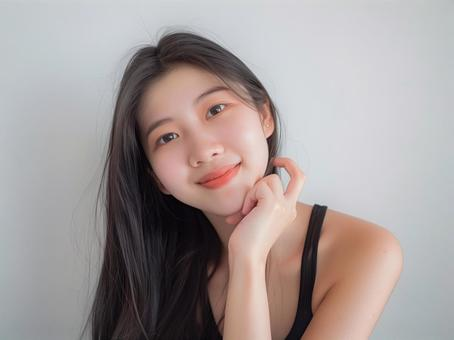
#> input picture backend/comfyui_input/pose_2c95b18829fb4e088dd29a41f635595a.png, 454 x 340 px
$ python generate_favicon.py ../backend/comfyui_input/pose_2c95b18829fb4e088dd29a41f635595a.png
#> lines starting #> are read from the running program, lines starting #| are printed output that depends on the picture
#!/usr/bin/env python3
"""
Generate favicon assets from a source image.

Usage:
  python scripts/generate_favicon.py path/to/source.png

Outputs into app/static/:
  - favicon.ico (16,32,48,64 embedded)
  - favicon.png (512x512)
  - favicon-32.png (32x32)
  - favicon-16.png (16x16)
  - apple-touch-icon.png (180x180)
"""
import sys
from pathlib import Path
from PIL import Image


def main():
    if len(sys.argv) < 2:
        print("Usage: python scripts/generate_favicon.py path/to/source.png")
        return 1

    src = Path(sys.argv[1])
    if not src.exists():
        print(f"Source not found: {src}")
        return 1

    out_dir = Path(__file__).resolve().parents[1] / 'app' / 'static'
    out_dir.mkdir(parents=True, exist_ok=True)

    im = Image.open(src).convert('RGBA')

    # Square crop-center if needed
    w, h = im.size
#> w = 454; h = 340
    if w != h:
        side = min(w, h)
#> side = 340
        left = (w - side) // 2
#> left = 57
        top = (h - side) // 2
#> top = 0
        im = im.crop((left, top, left + side, top + side))
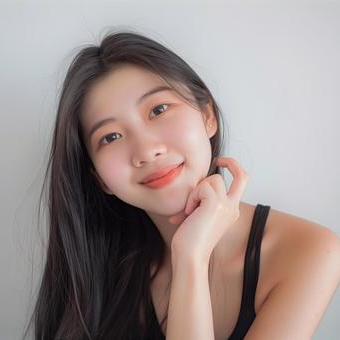
#> im: PIL image 340x340 RGBA; mean R, G, B, A 157.6, 143.5, 140.9, 255

    # Save PNG variants
    (im.resize((512, 512), Image.LANCZOS)).save(out_dir / 'favicon.png')
    (im.resize((32, 32), Image.LANCZOS)).save(out_dir / 'favicon-32.png')
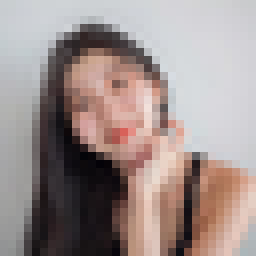
#> saved as favicon-32.png: PIL image 32x32 RGBA (shown 8 times larger); mean R, G, B, A 157.6, 143.5, 140.9, 255
    (im.resize((16, 16), Image.LANCZOS)).save(out_dir / 'favicon-16.png')
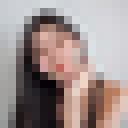
#> saved as favicon-16.png: PIL image 16x16 RGBA (shown 8 times larger); mean R, G, B, A 157.7, 143.6, 140.9, 255
    (im.resize((180, 180), Image.LANCZOS)).save(out_dir / 'apple-touch-icon.png')
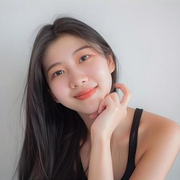
#> saved as apple-touch-icon.png: PIL image 180x180 RGBA; mean R, G, B, A 157.6, 143.5, 140.9, 255

    # Save ICO with multiple sizes
    ico_sizes = [(16, 16), (32, 32), (48, 48), (64, 64)]
    im.save(out_dir / 'favicon.ico', sizes=ico_sizes)

    print(f"Generated favicon assets in {out_dir}")


if __name__ == '__main__':
    raise SystemExit(main())
#> (the program exits here)
